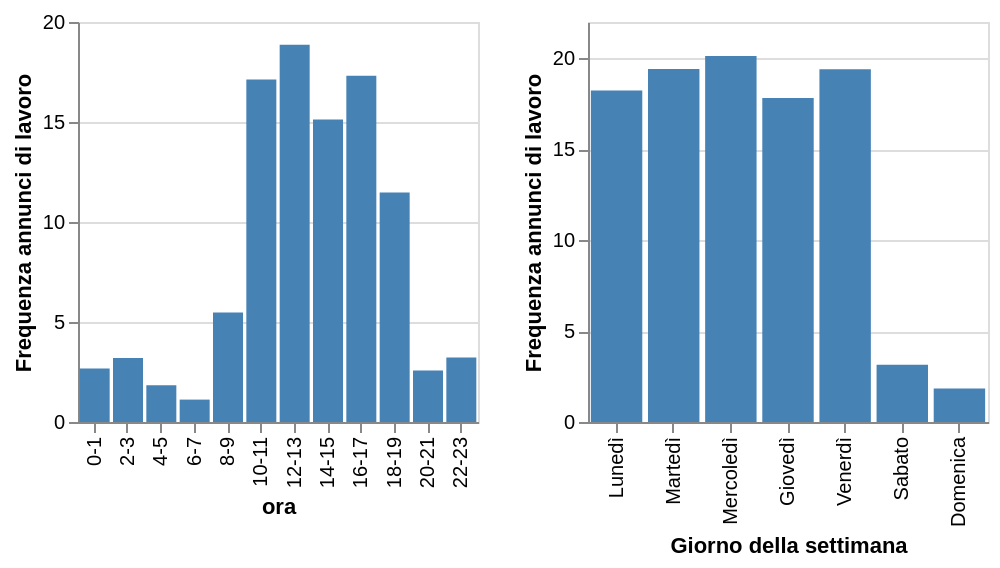

This figure's Vega-Lite source:
### Vega specification from a JSON file in a GitHub repository (floating-point values rounded to 4 significant figures)
{"$schema": "https://vega.github.io/schema/vega/v5.json", "background": "white", "data": [{"name": "source_0"}, {"name": "data_0", "values": [{"ore_combined": "12-13", "relative_frequency_percentuale": 18.86, "relative_frequency_percentuale_end": 18.86, "relative_frequency_percentuale_start": 0.0}, {"ore_combined": "16-17", "relative_frequency_percentuale": 17.32, "relative_frequency_percentuale_end": 17.32, "relative_frequency_percentuale_start": 0.0}, {"ore_combined": "10-11", "relative_frequency_percentuale": 17.12, "relative_frequency_percentuale_end": 17.12, "relative_frequency_percentuale_start": 0.0}, {"ore_combined": "14-15", "relative_frequency_percentuale": 15.12, "relative_frequency_percentuale_end": 15.12, "relative_frequency_percentuale_start": 0.0}, {"ore_combined": "18-19", "relative_frequency_percentuale": 11.47, "relative_frequency_percentuale_end": 11.47, "relative_frequency_percentuale_start": 0.0}, {"ore_combined": "8-9", "relative_frequency_percentuale": 5.48, "relative_frequency_percentuale_end": 5.48, "relative_frequency_percentuale_start": 0.0}, {"ore_combined": "22-23", "relative_frequency_percentuale": 3.224, "relative_frequency_percentuale_end": 3.224, "relative_frequency_percentuale_start": 0.0}, {"ore_combined": "2-3", "relative_frequency_percentuale": 3.194, "relative_frequency_percentuale_end": 3.194, "relative_frequency_percentuale_start": 0.0}, {"ore_combined": "0-1", "relative_frequency_percentuale": 2.679, "relative_frequency_percentuale_end": 2.679, "relative_frequency_percentuale_start": 0.0}, {"ore_combined": "20-21", "relative_frequency_percentuale": 2.573, "relative_frequency_percentuale_end": 2.573, "relative_frequency_percentuale_start": 0.0}, {"ore_combined": "4-5", "relative_frequency_percentuale": 1.832, "relative_frequency_percentuale_end": 1.832, "relative_frequency_percentuale_start": 0.0}, {"ore_combined": "6-7", "relative_frequency_percentuale": 1.12, "relative_frequency_percentuale_end": 1.12, "relative_frequency_percentuale_start": 0.0}]}, {"name": "source_1"}, {"name": "data_1", "values": [{"giorni_italiano": "Mercoledì", "relative_frequency_percentuale": 20.13, "relative_frequency_percentuale_end": 20.13, "relative_frequency_percentuale_start": 0.0}, {"giorni_italiano": "Martedì", "relative_frequency_percentuale": 19.42, "relative_frequency_percentuale_end": 19.42, "relative_frequency_percentuale_start": 0.0}, {"giorni_italiano": "Venerdì", "relative_frequency_percentuale": 19.41, "relative_frequency_percentuale_end": 19.41, "relative_frequency_percentuale_start": 0.0}, {"giorni_italiano": "Lunedì", "relative_frequency_percentuale": 18.23, "relative_frequency_percentuale_end": 18.23, "relative_frequency_percentuale_start": 0.0}, {"giorni_italiano": "Giovedì", "relative_frequency_percentuale": 17.82, "relative_frequency_percentuale_end": 17.82, "relative_frequency_percentuale_start": 0.0}, {"giorni_italiano": "Sabato", "relative_frequency_percentuale": 3.149, "relative_frequency_percentuale_end": 3.149, "relative_frequency_percentuale_start": 0.0}, {"giorni_italiano": "Domenica", "relative_frequency_percentuale": 1.847, "relative_frequency_percentuale_end": 1.847, "relative_frequency_percentuale_start": 0.0}]}, {"name": "source_0_concat_0_x_domain_ore_combined", "values": [{"ore_combined": "12-13", "sort_field": 6.0}, {"ore_combined": "16-17", "sort_field": 8.0}, {"ore_combined": "10-11", "sort_field": 5.0}, {"ore_combined": "14-15", "sort_field": 7.0}, {"ore_combined": "18-19", "sort_field": 9.0}, {"ore_combined": "8-9", "sort_field": 4.0}, {"ore_combined": "22-23", "sort_field": 11.0}, {"ore_combined": "2-3", "sort_field": 1.0}, {"ore_combined": "0-1", "sort_field": 0.0}, {"ore_combined": "20-21", "sort_field": 10.0}, {"ore_combined": "4-5", "sort_field": 2.0}, {"ore_combined": "6-7", "sort_field": 3.0}]}, {"name": "source_1_concat_1_x_domain_giorni_italiano", "values": [{"giorni_italiano": "Mercoledì", "sort_field": 2.0}, {"giorni_italiano": "Martedì", "sort_field": 1.0}, {"giorni_italiano": "Venerdì", "sort_field": 4.0}, {"giorni_italiano": "Lunedì", "sort_field": 0.0}, {"giorni_italiano": "Giovedì", "sort_field": 3.0}, {"giorni_italiano": "Sabato", "sort_field": 5.0}, {"giorni_italiano": "Domenica", "sort_field": 6.0}]}], "height": 200, "layout": {"align": "each", "bounds": "full", "padding": 20}, "marks": [{"axes": [{"aria": false, "domain": false, "grid": true, "gridScale": "concat_0_x", "labels": false, "maxExtent": 0, "minExtent": 0, "orient": "left", "scale": "concat_0_y", "tickCount": {"signal": "ceil(height/40)"}, "ticks": false, "zindex": 0}, {"grid": false, "labelAlign": "right", "labelAngle": 270, "labelBaseline": "middle", "orient": "bottom", "scale": "concat_0_x", "title": "ora", "zindex": 0}, {"grid": false, "labelOverlap": true, "orient": "left", "scale": "concat_0_y", "tickCount": {"signal": "ceil(height/40)"}, "title": "Frequenza annunci di lavoro", "zindex": 0}], "encode": {"update": {"height": {"signal": "height"}, "width": {"signal": "childWidth"}}}, "marks": [{"encode": {"update": {"fill": {"value": "#4682b4"}, "tooltip": {"signal": "{\"Percentuale:\": format(datum[\"relative_frequency_percentuale\"], \".1f\")}"}, "width": {"signal": "max(0.25, bandwidth('concat_0_x'))"}, "x": {"field": "ore_combined", "scale": "concat_0_x"}, "y": {"field": "relative_frequency_percentuale_end", "scale": "concat_0_y"}, "y2": {"field": "relative_frequency_percentuale_start", "scale": "concat_0_y"}}}, "from": {"data": "data_0"}, "name": "concat_0_marks", "style": ["bar"], "type": "rect"}], "name": "concat_0_group", "style": "cell", "type": "group"}, {"axes": [{"aria": false, "domain": false, "grid": true, "gridScale": "concat_1_x", "labels": false, "maxExtent": 0, "minExtent": 0, "orient": "left", "scale": "concat_1_y", "tickCount": {"signal": "ceil(height/40)"}, "ticks": false, "zindex": 0}, {"grid": false, "labelAlign": "right", "labelAngle": 270, "labelBaseline": "middle", "orient": "bottom", "scale": "concat_1_x", "title": "Giorno della settimana", "zindex": 0}, {"grid": false, "labelOverlap": true, "orient": "left", "scale": "concat_1_y", "tickCount": {"signal": "ceil(height/40)"}, "title": "Frequenza annunci di lavoro", "zindex": 0}], "encode": {"update": {"height": {"signal": "height"}, "width": {"signal": "childWidth"}}}, "marks": [{"encode": {"update": {"fill": {"value": "#4682b4"}, "tooltip": {"signal": "{\"Percentuale:\": format(datum[\"relative_frequency_percentuale\"], \".1f\")}"}, "width": {"signal": "max(0.25, bandwidth('concat_1_x'))"}, "x": {"field": "giorni_italiano", "scale": "concat_1_x"}, "y": {"field": "relative_frequency_percentuale_end", "scale": "concat_1_y"}, "y2": {"field": "relative_frequency_percentuale_start", "scale": "concat_1_y"}}}, "from": {"data": "data_1"}, "name": "concat_1_marks", "style": ["bar"], "type": "rect"}], "name": "concat_1_group", "style": "cell", "type": "group"}], "padding": 5, "scales": [{"domain": {"data": "source_0_concat_0_x_domain_ore_combined", "field": "ore_combined", "sort": {"field": "sort_field", "op": "max"}}, "name": "concat_0_x", "paddingInner": 0.1, "paddingOuter": 0.05, "range": [0, {"signal": "childWidth"}], "type": "band"}, {"domain": {"data": "data_0", "fields": ["relative_frequency_percentuale_start", "relative_frequency_percentuale_end"]}, "name": "concat_0_y", "nice": true, "range": [{"signal": "height"}, 0], "type": "linear", "zero": true}, {"domain": {"data": "source_1_concat_1_x_domain_giorni_italiano", "field": "giorni_italiano", "sort": {"field": "sort_field", "op": "max"}}, "name": "concat_1_x", "paddingInner": 0.1, "paddingOuter": 0.05, "range": [0, {"signal": "childWidth"}], "type": "band"}, {"domain": {"data": "data_1", "fields": ["relative_frequency_percentuale_start", "relative_frequency_percentuale_end"]}, "name": "concat_1_y", "nice": true, "range": [{"signal": "height"}, 0], "type": "linear", "zero": true}], "signals": [{"name": "childWidth", "value": 200}]}
